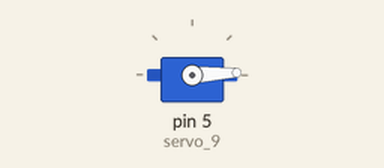
A sketch run on a simulated Arduino Uno, built with avr-gcc and run on an emulated ATmega328P. Parts: servo.

Above: at 0.05 s.
At 0.9 s:
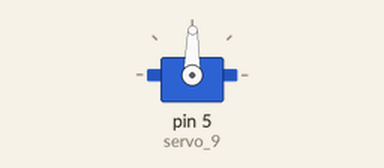
At 1.75 s:
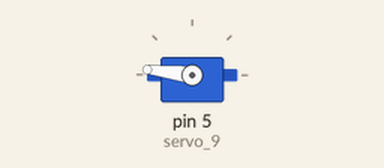
At 3.45 s:
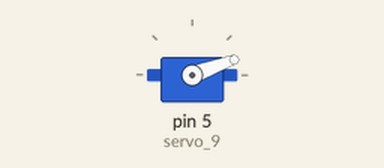
Timing chart, 0 to 8.4 s (numbered marks = the images above):
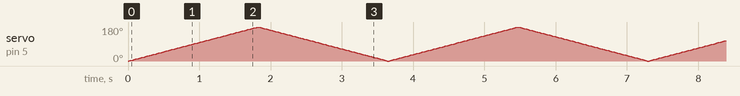

The sketch:

sketch_aug07b.ino
```cpp
#include <Servo.h>

int pos = 0;

Servo servo_9;

void setup()
{
  servo_9.attach(5);

}

void loop()
{
  // sweep the servo from 0 to 180 degrees in steps
  // of 1 degrees
  for (pos = 0; pos <= 180; pos += 1) {
    // tell servo to go to position in variable 'pos'
    servo_9.write(pos);
    // wait 15 ms for servo to reach the position
    delay(10); // Wait for 15 millisecond(s)
  }
  for (pos = 180; pos >= 0; pos -= 1) {
    // tell servo to go to position in variable 'pos'
    servo_9.write(pos);
    // wait 15 ms for servo to reach the position
    delay(10); // Wait for 15 millisecond(s)
  }
}
```
